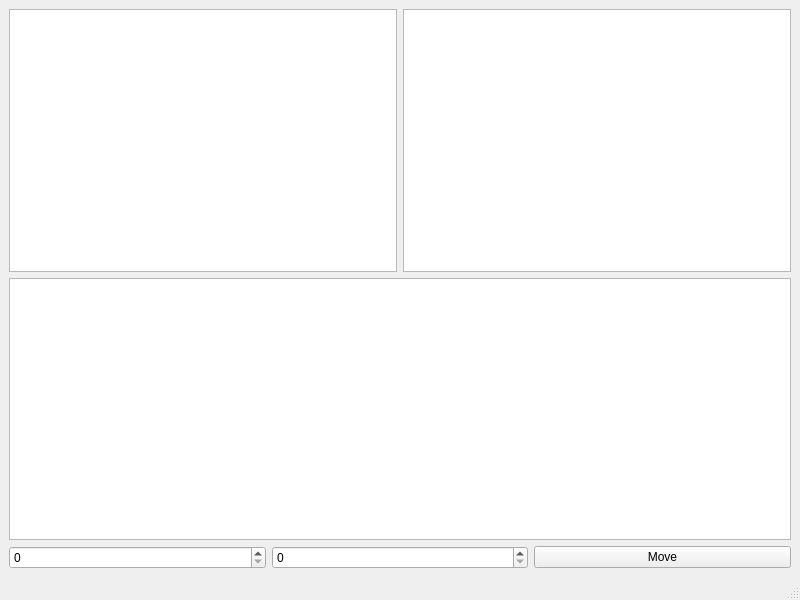
<?xml version="1.0" encoding="UTF-8"?>
<ui version="4.0">
 <class>BasicClientUI</class>
 <widget class="QMainWindow" name="BasicClientUI">
  <property name="geometry">
   <rect>
    <x>0</x>
    <y>0</y>
    <width>800</width>
    <height>600</height>
   </rect>
  </property>
  <property name="windowTitle">
   <string>MainWindow</string>
  </property>
  <widget class="QWidget" name="centralwidget">
   <layout class="QVBoxLayout" name="verticalLayout">
    <item>
     <layout class="QHBoxLayout" name="horizontalLayout">
      <item>
       <widget class="QTextEdit" name="te_map">
        <property name="enabled">
         <bool>true</bool>
        </property>
        <property name="readOnly">
         <bool>true</bool>
        </property>
       </widget>
      </item>
      <item>
       <widget class="QTextEdit" name="te_living">
        <property name="enabled">
         <bool>true</bool>
        </property>
        <property name="readOnly">
         <bool>true</bool>
        </property>
       </widget>
      </item>
     </layout>
    </item>
    <item>
     <widget class="QTextEdit" name="te_moves">
      <property name="readOnly">
       <bool>true</bool>
      </property>
     </widget>
    </item>
    <item>
     <layout class="QHBoxLayout" name="horizontalLayout_2">
      <item>
       <widget class="QSpinBox" name="sb_x">
        <property name="enabled">
         <bool>true</bool>
        </property>
       </widget>
      </item>
      <item>
       <widget class="QSpinBox" name="sb_y">
        <property name="enabled">
         <bool>true</bool>
        </property>
       </widget>
      </item>
      <item>
       <widget class="QPushButton" name="pb_move">
        <property name="enabled">
         <bool>true</bool>
        </property>
        <property name="text">
         <string>Move</string>
        </property>
       </widget>
      </item>
     </layout>
    </item>
   </layout>
  </widget>
  <widget class="QMenuBar" name="menubar">
   <property name="geometry">
    <rect>
     <x>0</x>
     <y>0</y>
     <width>800</width>
     <height>25</height>
    </rect>
   </property>
  </widget>
  <widget class="QStatusBar" name="statusbar"/>
 </widget>
 <resources/>
 <connections/>
</ui>
